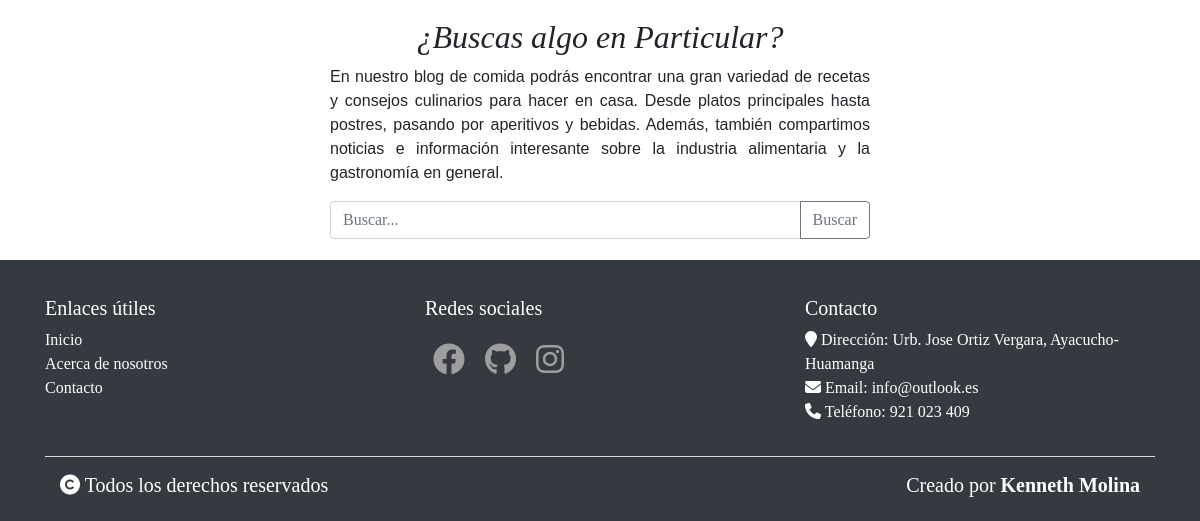
The app's page / (lower part), older data.
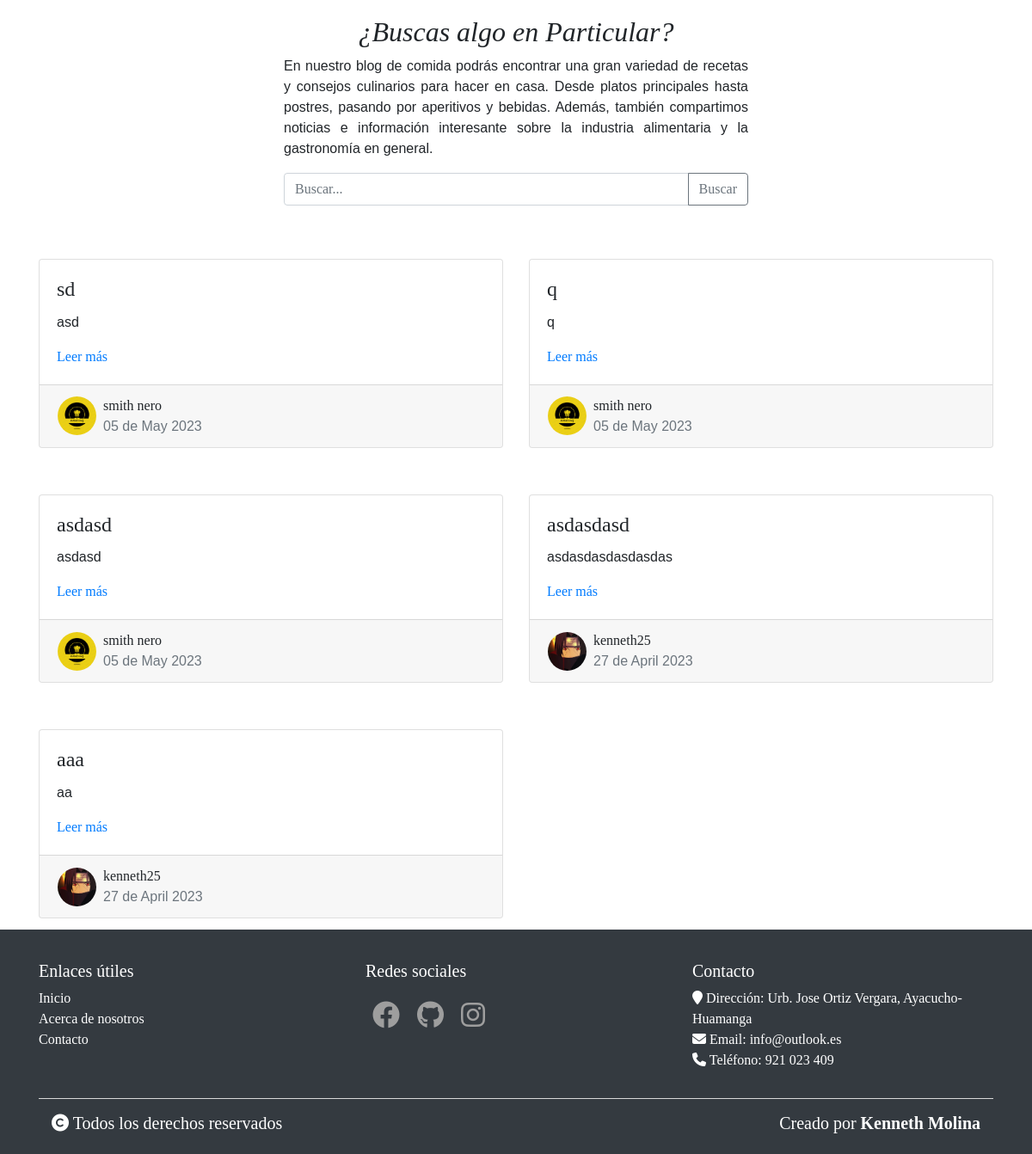
The same page, newer data.
### blogr/models.py (models this page shows, shortened)
class Post(db.Model):
    __tablename__ = 'posts'
    id = db.Column(db.Integer, primary_key=True)
    author_id = db.Column(db.Integer, db.ForeignKey('users.id'), nullable=False)
    url = db.Column(db.String(200), nullable=False, unique=True)
    title = db.Column(db.String(100), nullable=False)
    info = db.Column(db.Text, nullable=False)
    content = db.Column(db.Text, nullable=False)
    created_at = db.Column(db.DateTime, default=datetime.utcnow, nullable=False)
    author = db.relationship(User, backref=db.backref('posts', lazy=True))

class User(db.Model):
    __tablename__ = 'users'
    id = db.Column(db.Integer, primary_key=True)
    username = db.Column(db.String(50), unique=True, nullable=False)
    email = db.Column(db.String(120), unique=True, nullable=False)
    password = db.Column(db.Text, nullable=False)
    photo = db.Column(db.String(200), default=None)

### blogr/home.py (the view)
@bp.route('/')
def index():
    posts = Post.query.all()
    return render_template('index.html', posts=posts, get_user = get_user)

### blogr/auth.py (called while the page is built)
@bp.before_app_request
def load_logged_in_user():
    user_id = session.get('user_id')
    if user_id is not None:
        g.user = User.query.get(user_id)
    else:
        pass  # abort(404)

### blogr/home.py (called while the page is built)
def get_user(id):
    user=User.query.get_or_404(id)
    return user

### blogr/templates/index.html (shortened to what this page needs)
{% extends 'base.html' %}
{% block content %}
<section>
  <div class="container">
    <div class="row">
      <div class="col-md-6 offset-md-3">
        <div class="text-center">
          <h2>¿Buscas algo en Particular?</h2>
          <p>En nuestro blog de comida podrás encontrar una gran variedad de recetas y consejos culinarios para hacer en casa. Desde platos principales hasta postres, pasando por aperitivos y bebidas. Además, también compartimos noticias e información interesante sobre la industria alimentaria y la gastronomía en general.</p>
        </div>
        <div class="input-group mb-3">
          <input type="text" class="form-control" placeholder="Buscar...">
          <div class="input-group-append">
            <button class="btn btn-outline-secondary" type="button">Buscar</button>
          </div>
        </div>
      </div>
    </div>
  </div>
</section>
<div class="container mt-3">
  <div class="row">
    {% for post in posts|reverse %}
    <div class="col-md-6">
      <div class="row">
        <div class="col-md-12">
          <div class="card mb-4 box-shadow">
            <div class="card-body">
              <h4 class="card-title">{{post.title}}</h4>
              <p class="card-text">{{post.info}}</p>
              <a href="{{url_for('home.blog', url=post.url)}}">Leer más</a>
            </div>
            <div class="card-footer justify-content-center">
              <div class="d-flex flex-row align-items-center justify-content-start">
                <div class="mr-2">
                  {% if get_user(post.author_id).photo is none %}
                  <img src="{{ url_for('static', filename='img/itachi.jpg') }}" width="30" height="30" alt="foto-perfil"
                    class="rounded-circle">
                  {% else %}
                  <img src="{{ url_for('static', filename= get_user(post.author_id).photo) }}" width="30" height="30"
                    alt="foto-perfil" class="rounded-circle">
                  {% endif %}
                </div>
                <div class="d-flex flex-row align-items-start flex-column">
                  <span>{{get_user(post.author_id).username}}</span>
                  <p class="text-muted mb-0 ">{{post.created_at.strftime('%d de %B %Y')}}</p>
                </div>
              </div>
            </div>
          </div>
        </div>
      </div>
    </div>
    {% endfor %}
  </div>
</div>
{% endblock %}

### blogr/templates/base.html (shortened to what this page needs)
<!DOCTYPE html>
<html lang="en">
<head>
  <link rel="stylesheet" href="https://maxcdn.bootstrapcdn.com/bootstrap/4.0.0/css/bootstrap.min.css">
  <link rel="stylesheet" href="{{ url_for('static', filename='css/footer.css') }}">
  <link rel="stylesheet" href="https://cdnjs.cloudflare.com/ajax/libs/font-awesome/5.15.3/css/all.min.css"
 />
  <link rel="stylesheet" href="{{ url_for('static', filename='css/all.min.css') }}">
</head>
<body>
  {% block content %}
  {% endblock %}
</body>
<footer class="bg-dark text-white py-3">
  <div class="container ">
    <div class="row">
      <div class="col-md-4">
        <h5>Enlaces útiles</h5>
        <ul class="list-unstyled">
          <li><a href="#">Inicio</a></li>
          <li><a href="#">Acerca de nosotros</a></li>
          <li><a href="#">Contacto</a></li>
        </ul>
      </div>
      <div class="col-md-4">
        <h5>Redes sociales</h5>
        <ul class="list-inline">
          <li class="list-inline-item m-2 social-icon"><a href="https://www.facebook.com/Kanchaq" target="_blank"
              rel="noopener noreferrer"><i class="fa-brands fa-facebook"></i></a></li>
          <li class="list-inline-item m-2 social-icon"><a href="https://github.com/prodark88" target="_blank"
              rel="noopener noreferrer"><i class="fa-brands fa-github"></i></a></li>
          <li class="list-inline-item m-2 social-icon"><a href="https://www.instagram.com/noone_kennth/" target="_blank"
              rel="noopener noreferrer"><i class="fab fa-instagram"></i></a></li>
        </ul>
      </div>
      <div class="col-md-4">
        <h5>Contacto</h5>
        <ul class="list-unstyled">
            <li><i class="fa fa-map-marker"></i> Dirección: Urb. Jose Ortiz Vergara, Ayacucho-Huamanga</li>
            <li><i class="fa fa-envelope"></i> Email: info@outlook.es</li>
            <li><i class="fa fa-phone"></i> Teléfono: 921 023 409</li>
        </ul>
    </div>
</div>
<hr style="background-color: #f2f2f2;">
<div class="d-flex align-items-center justify-content-between">
    <div class="col-md-6 text-left">
        <h5><i class="fa-sharp fa-solid fa-copyright"></i>
            Todos los derechos reservados</h5>
    </div>
    <div class="col-md-6 text-right">
      <h5>Creado por <strong><a href="https://github.com/prodark88" target="_blank">Kenneth Molina</a></strong></h5>
  </div>
</div>
</div>
</footer>
</html>

### blogr/static/css/footer.css (style rules this page uses)
* { font-family: Georgia, serif; }
h2 { font-family: Georgia, serif; font-style: italic; text-align: center; }
p { font-family: Calibri, sans-serif; text-align: justify; }
.card { margin-top: 30px; }
.container { margin-top: 20px; }
.rounded-circle { width: 45px; height: 45px; margin-left: 1px; }
footer { position: absolute; bottom: 0; width: 100%; height: auto; }
body { position: relative; min-height: 100vh; padding-bottom: 250px; }
.social-icon a { font-size: 2rem; color: #9e9e9e; }
footer a { color: inherit; }

Row changes from the older to the newer data that the page shows:
added Post: title "sd", info "asd", photo (picture), created_at "05 de May 2023"
now on this page (row edited): User: username "smith nero"
added Post: title "q", info "q", photo (picture), created_at "05 de May 2023"
added Post: title "asdasd", info "asdasd", photo (picture), created_at "05 de May 2023"
added Post: title "asdasdasd", info "asdasdasdasdasdas", photo (picture), created_at "27 de April 2023"
now on this page (row edited): User: username "kenneth25"
added Post: title "aaa", info "aa", photo (picture), created_at "27 de April 2023"
